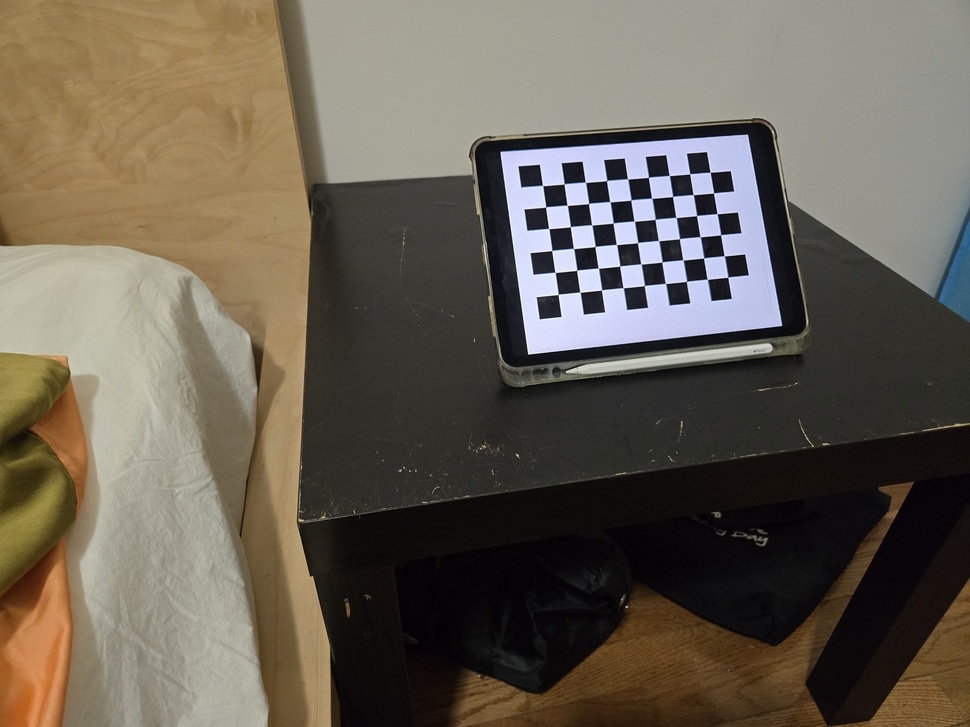
#> input picture data/1m/20241008_203028.jpg, 970 x 727 px, shrunk from 4000 x 3000 before the run; its folder holds only this picture in this run
$ python calibration.py
#> lines starting #> are read from the running program, lines starting #| are printed output that depends on the picture; after the words box and inside, x2 and y2 are one past the last pixel; in counts of white or black regions, pixels touching at a corner belong together; long printed decimals are rounded
import cv2
import numpy as np
import glob

# Set the chessboard size
chessboard_size = (9, 6)  # Number of inside corners in the chessboard pattern
square_size = 1.7         # Size of a square in your defined unit (e.g., cm)

# Prepare object points (3D points in the real world space)
objp = np.zeros((chessboard_size[0] * chessboard_size[1], 3), np.float32)
objp[:, :2] = np.mgrid[0:chessboard_size[0], 0:chessboard_size[1]].T.reshape(-1, 2)
objp *= square_size  # Scale the points according to the square size

# Arrays to store object points and image points from all images
objpoints = []  # 3D points in real world space
imgpoints = []  # 2D points in image plane

# Load all the calibration images
images = glob.glob('data/1m/*.jpg')  # Replace with the path to your images

for fname in images:
    print("Processing ", fname)
    img = cv2.imread(fname)
#> img is the input picture: shape (727, 970, 3); mean B, G, R 83.2, 95.7, 103.8
    gray = cv2.cvtColor(img, cv2.COLOR_BGR2GRAY)
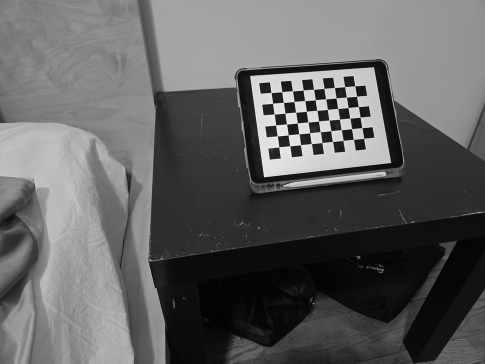
#> gray: shape (727, 970) (shown at 1/2 size); min 0, max 254, mean 96.7

    # Find the chessboard corners
    ret, corners = cv2.findChessboardCorners(gray, chessboard_size, None)
#> ret = True; corners = 54 rows, first 8: [542.6, 185.5], [564.1, 183.9], [585.4, 182.3], [606.6, 180.6], [627.7, 179], [648.4, 177.4], [669.3, 175.5], [689.6, 173.8]

    # If found, add object points, image points (after refining them)
    if ret:
        objpoints.append(objp)
        refined_corners = cv2.cornerSubPix(gray, corners, (11, 11), (-1, -1),
                                           criteria=(cv2.TERM_CRITERIA_EPS + cv2.TERM_CRITERIA_MAX_ITER, 30, 0.001))
#> refined_corners = 54 rows, first 8: [542.6, 185.5], [564.1, 183.8], [585.4, 182.3], [606.6, 180.6], [627.6, 178.9], [648.5, 177.3], [669.3, 175.5], [689.7, 173.8]
        imgpoints.append(refined_corners)

        # Draw and display the corners
        img = cv2.drawChessboardCorners(img, chessboard_size, refined_corners, ret)
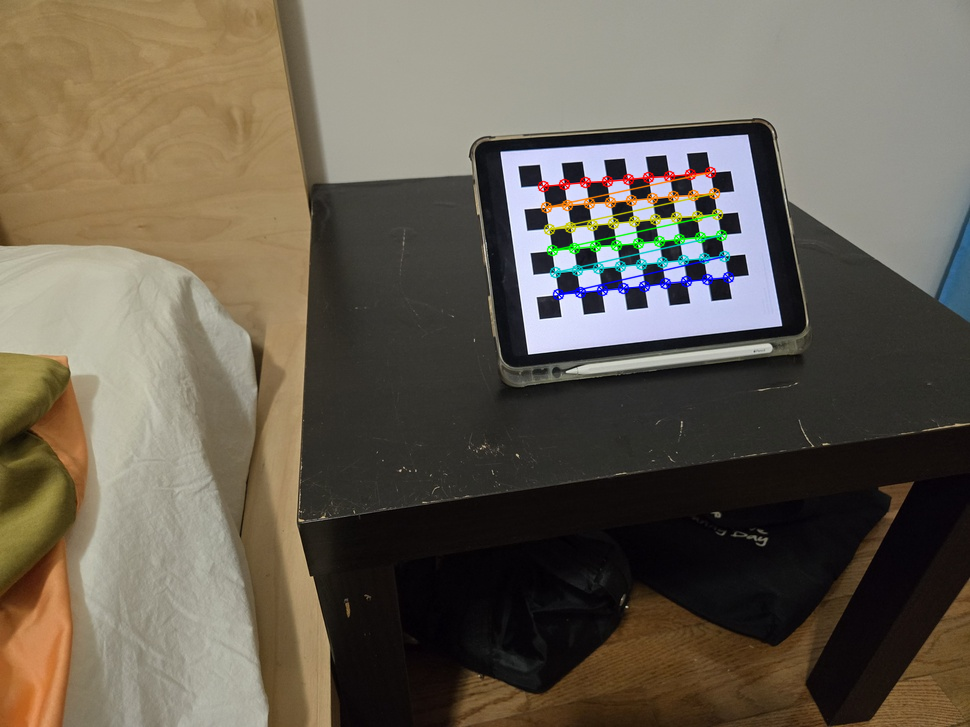
#> img: shape (727, 970, 3); 1.34% of pixels changed, all inside (x1, y1, x2, y2) = (537, 166, 735, 301)
        cv2.imshow('Corners', img)
        cv2.waitKey(500)

cv2.destroyAllWindows()

# Perform camera calibration
ret, camera_matrix, distortion_coeffs, rvecs, tvecs = cv2.calibrateCamera(objpoints, imgpoints, gray.shape[::-1], None, None)
#> ret = 0.076; camera_matrix = [[689.8, 0, 478.9], [0, 691.5, 375.9], [0, 0, 1]]; distortion_coeffs = [[0.0159, -0.103, -0.00518, 0.00887, 0.432]]; rvecs = ([-0.125, -0.152, -0.123],); tvecs = ([4.82, -14.47, 52.91],)

# Print calibration results
print("Camera matrix:")
print(camera_matrix)
#| [[689.799   0.         478.895]
#|  [  0.         691.482 375.915]
#|  [  0.           0.           1.        ]]
print("\nDistortion coefficients:")
print(distortion_coeffs)
#| [[ 0.01588 -0.1025 -0.00518   0.008868   0.432]]

# # Save the calibration results to a file
# np.savez('calibration_data.npz', camera_matrix=camera_matrix, distortion_coeffs=distortion_coeffs,
#          rvecs=rvecs, tvecs=tvecs)

$ run again, on data/1m/20241008_203047.jpg
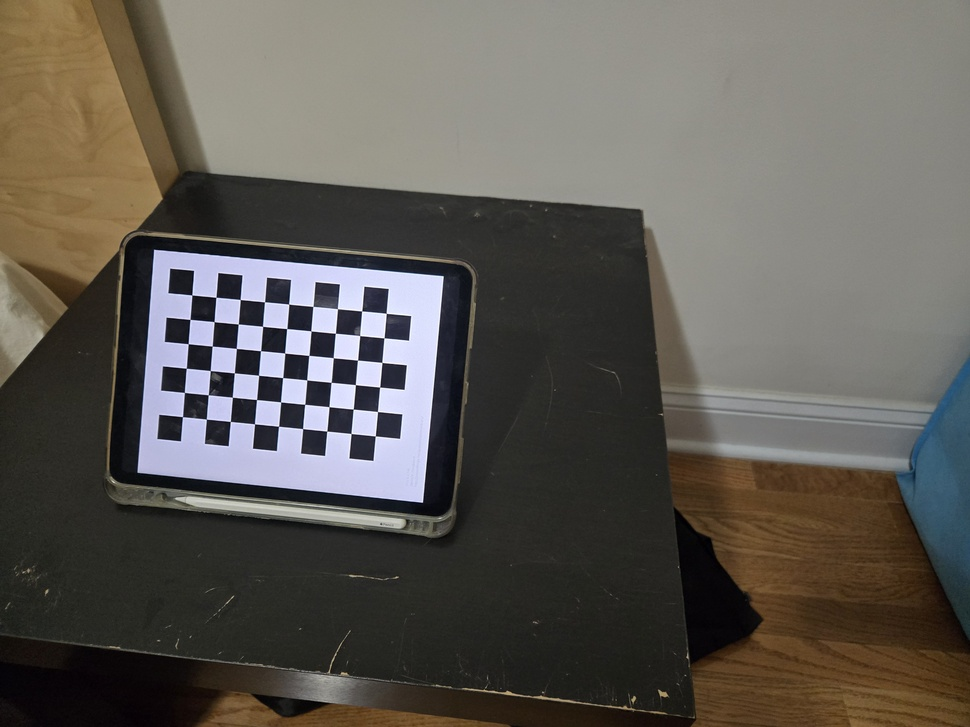
#> input picture data/1m/20241008_203047.jpg, 970 x 727 px, shrunk from 4000 x 3000 before the run
#> img is the input picture: shape (727, 970, 3); mean B, G, R 84.7, 91, 95
#> `gray = cv2.cvtColor(img, cv2.COLOR_BGR2GRAY)`:
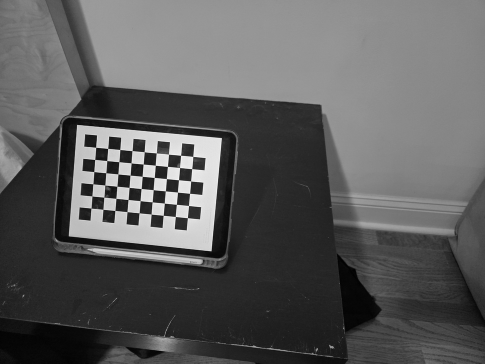
#> gray: shape (727, 970) (shown at 1/2 size); min 0, max 254, mean 91.5
#> `ret, corners = cv2.findChessboardCorners(gray, chessboard_size, None)`: ret = True; corners = 54 rows, first 8: [191.8, 294.9], [215.9, 297.3], [240.2, 299.5], [264.5, 301.8], [288.6, 304.1], [312.8, 306.5], [337.5, 308.8], [361.7, 310.9]
#> refined_corners = 54 rows, first 8: [191.8, 294.9], [215.9, 297.3], [240.2, 299.5], [264.5, 301.8], [288.7, 304.1], [312.9, 306.5], [337.5, 308.7], [361.7, 310.9]
#> `img = cv2.drawChessboardCorners(img, chessboard_size, refined_corners,..`:
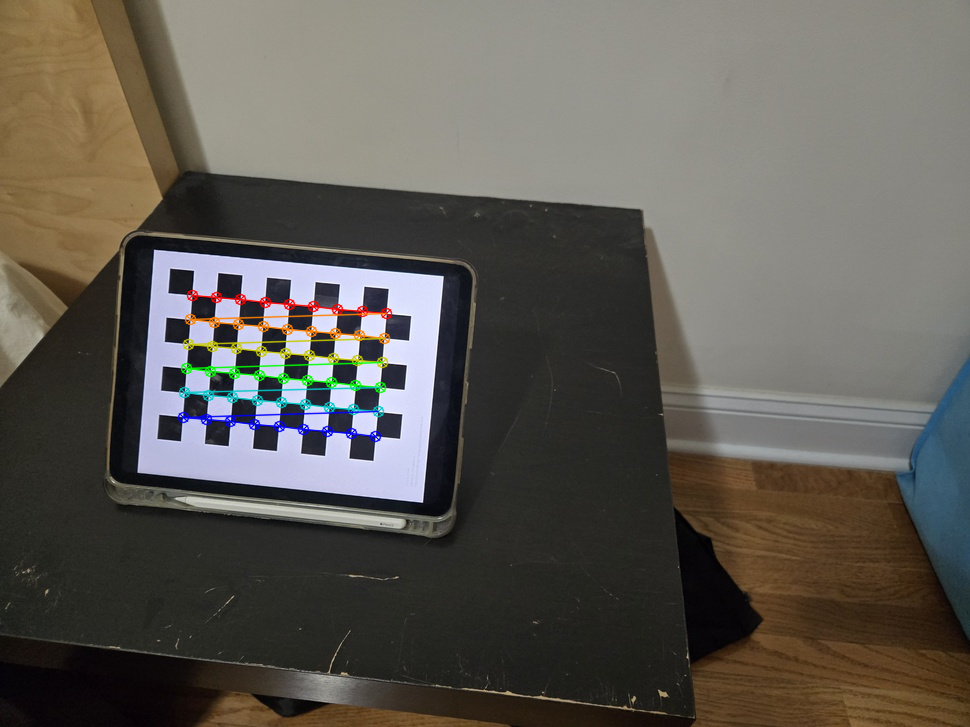
#> img: shape (727, 970, 3); 1.46% of pixels changed, all inside (x1, y1, x2, y2) = (177, 289, 393, 443)
#> `ret, camera_matrix, distortion_coeffs, rvecs, tvecs = cv2.calibrateCam..`: ret = 0.0863; camera_matrix = [[650.3, 0, 425.1], [0, 654.5, 310.1], [0, 0, 1]]; distortion_coeffs = [[0.061, 0.031, -0.00105, 0.000563, -0.577]]; rvecs = ([0.0392, 0.05, 0.0916],); tvecs = ([-16.21, -1.04, 45.49],)
#| [[650.273   0.         425.083]
#|  [  0.         654.520 310.087]
#|  [  0.           0.           1.        ]]
#| [[ 6.09628725e-02  3.09966080e-02 -1.04756117e-03  5.63098552e-04
#|   -5.77032612e-01]]

$ run again, on data/1m/20241008_203049.jpg
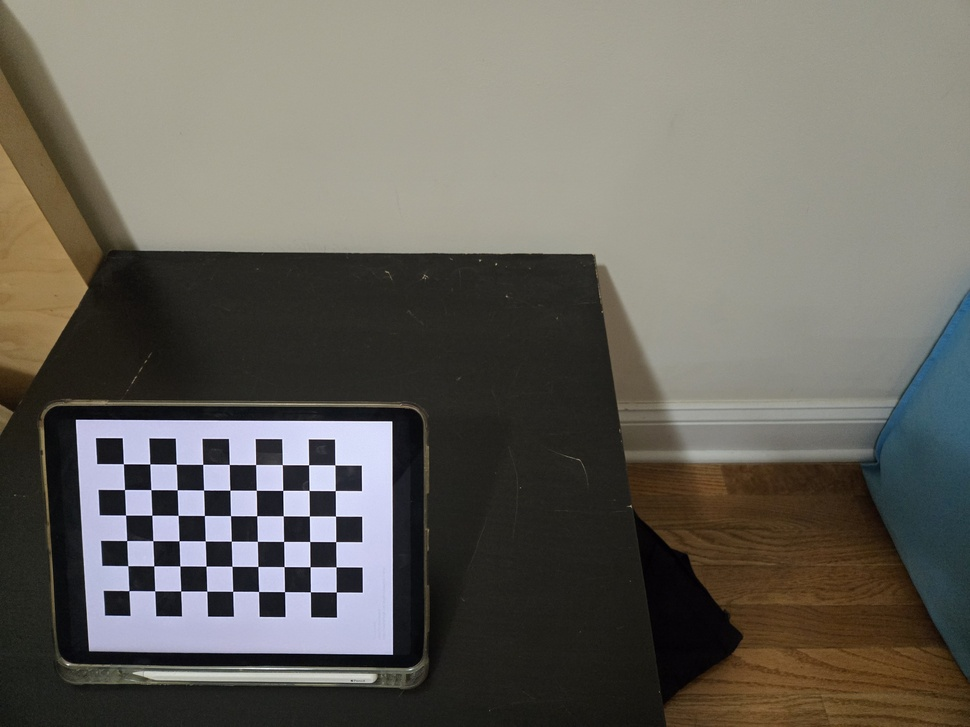
#> input picture data/1m/20241008_203049.jpg, 970 x 727 px, shrunk from 4000 x 3000 before the run
#> img is the input picture: shape (727, 970, 3); mean B, G, R 93.8, 101.2, 104.3
#> `gray = cv2.cvtColor(img, cv2.COLOR_BGR2GRAY)`:
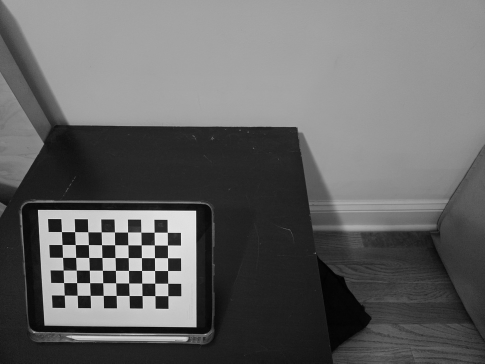
#> gray: shape (727, 970) (shown at 1/2 size); min 0, max 254, mean 101.3
#> `ret, corners = cv2.findChessboardCorners(gray, chessboard_size, None)`: ret = True; corners = 54 rows, first 8: [123.4, 463.7], [149.8, 464], [176.3, 464.2], [202.7, 464.4], [229.3, 464.5], [255.6, 464.6], [282.4, 464.7], [308.6, 464.8]
#> refined_corners = 54 rows, first 8: [123.4, 463.7], [149.8, 463.9], [176.2, 464.2], [202.7, 464.4], [229.3, 464.4], [255.6, 464.6], [282.4, 464.6], [308.6, 464.7]
#> `img = cv2.drawChessboardCorners(img, chessboard_size, refined_corners,..`:
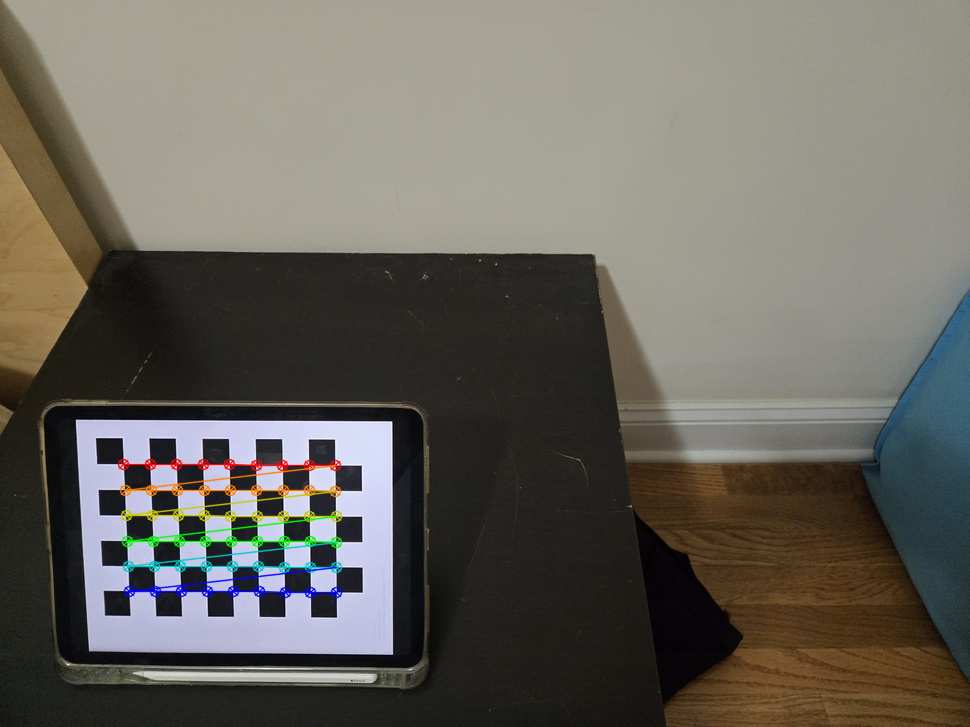
#> img: shape (727, 970, 3); 1.54% of pixels changed, all inside (x1, y1, x2, y2) = (117, 458, 343, 599)
#> `ret, camera_matrix, distortion_coeffs, rvecs, tvecs = cv2.calibrateCam..`: ret = 0.217; camera_matrix = [[7534.9, 0, 470.9], [0, 5662.3, 360.9], [0, 0, 1]]; distortion_coeffs = [[-0.646, -1006.2, -0.106, -0.534, -6.55]]; rvecs = ([0.0435, 0.738, -0.0192],); tvecs = ([-16.6, 6.8, 382.7],)
#| [[7.53491643e+03 0.00000000e+00 4.70862751e+02]
#|  [0.00000000e+00 5.66234932e+03 3.60862336e+02]
#|  [0.00000000e+00 0.00000000e+00 1.00000000e+00]]
#| [[-6.45860822e-01 -1.00618630e+03 -1.06252812e-01 -5.33713737e-01
#|   -6.54535833e+00]]
